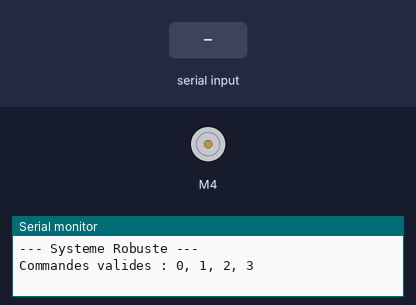
The sketch below on a simulated Arduino Uno, built with avr-gcc and run on an emulated ATmega328P. Shown: DC motor (green arrow = forward, orange = backward, longer = faster), the last lines printed to the serial monitor. The test bench sets the inputs (shaded band).

Above: at 1.2 s.
1.3 s: "1\n" received over Serial
At 3.4 s:
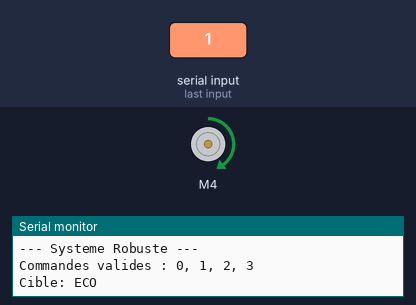
3.7 s: byte 50 ('2') received over Serial
At 5.1 s:
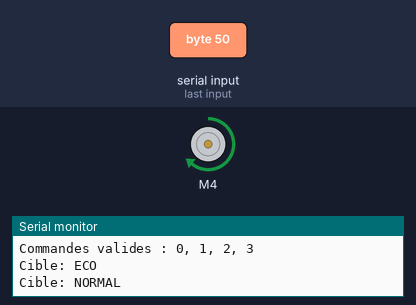
5.9 s: byte 48 ('0') received over Serial
At 7.26 s:
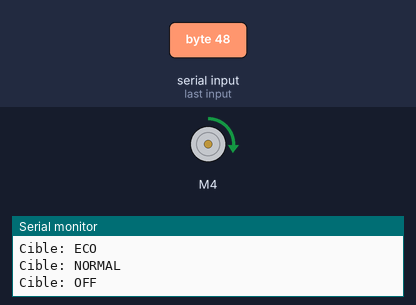
8.9 s: byte 51 ('3') received over Serial
At 11.68 s:
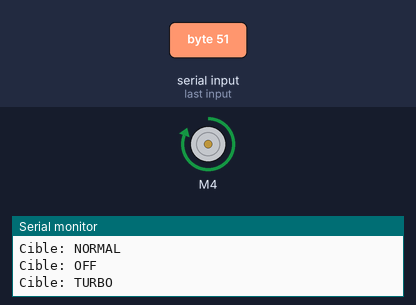
11.9 s: byte 49 ('1') received over Serial
At 14.0 s:
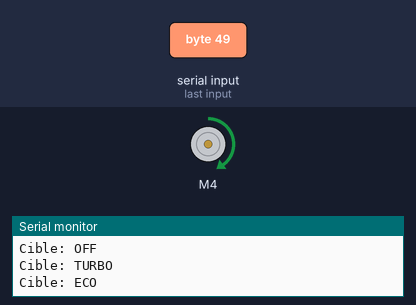
14.9 s: "0\n" received over Serial
At 16.3 s:
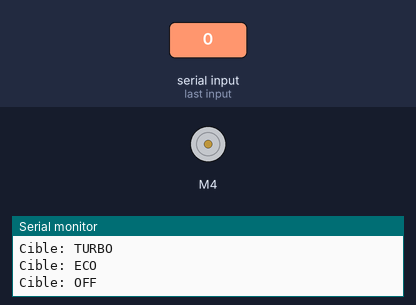
Timing chart, 0 to 17.9 s (numbered marks = the images above; inputs shaded):
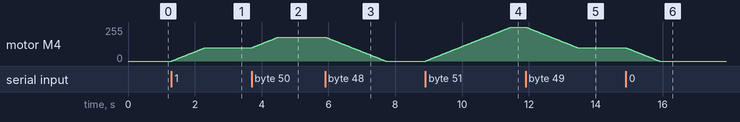

The sketch:

Ex3_securite.ino
```cpp
#include <AFMotor.h>

AF_DCMotor motor(4);

enum ModeVentilateur { OFF, ECO, NORMAL, TURBO };
ModeVentilateur etatActuel = OFF;
int vitesseActuelle = 0;
int vitesseCible = 0;

void setup() {
  Serial.begin(9600);
  motor.setSpeed(0);
  motor.run(FORWARD);
  Serial.println("--- Systeme Robuste ---");
  Serial.println("Commandes valides : 0, 1, 2, 3");
}

void gererRampe() {
  if (vitesseActuelle < vitesseCible) {
    vitesseActuelle++;
    motor.setSpeed(vitesseActuelle);
    delay(10);
  } else if (vitesseActuelle > vitesseCible) {
    vitesseActuelle--;
    motor.setSpeed(vitesseActuelle);
    delay(10);
  }
  if (vitesseActuelle == 0) motor.run(RELEASE);
  else motor.run(FORWARD);
}

void loop() {
  if (Serial.available() > 0) {
    char car = Serial.peek();
    if (car >= '0' && car <= '3') {
      char commande = Serial.read();
      switch (commande) {
        case '0': vitesseCible = 0;   Serial.println("Cible: OFF");    break;
        case '1': vitesseCible = 100; Serial.println("Cible: ECO");    break;
        case '2': vitesseCible = 180; Serial.println("Cible: NORMAL"); break;
        case '3': vitesseCible = 255; Serial.println("Cible: TURBO");  break;
      }
    } else if (car == '\n' || car == '\r') {
      Serial.read();
    } else {
      Serial.read();
      Serial.print("ERREUR SECURITE : Entree '");
      Serial.print(car);
      Serial.println("' rejetee.");
      while (Serial.available() > 0) Serial.read();
    }
  }
  gererRampe();
}
```

Measured:
- after the input at 1.3 s, motor M4: moves from stopped to forward 100/255 over 0.99 s, starting at once
- after the input at 3.7 s, motor M4: moves from forward 100/255 to forward 180/255 over 0.80 s, starting at once
- after the input at 5.9 s, motor M4: moves from forward 180/255 to stopped over 1.8 s, starting at once
- after the input at 8.9 s, motor M4: moves from stopped to forward 255/255 over 2.6 s, starting at once
- after the input at 11.9 s, motor M4: moves from forward 255/255 to forward 100/255 over 1.6 s, starting at once
- after the input at 14.9 s, motor M4: moves from forward 100/255 to stopped over 1.0 s, starting at once
